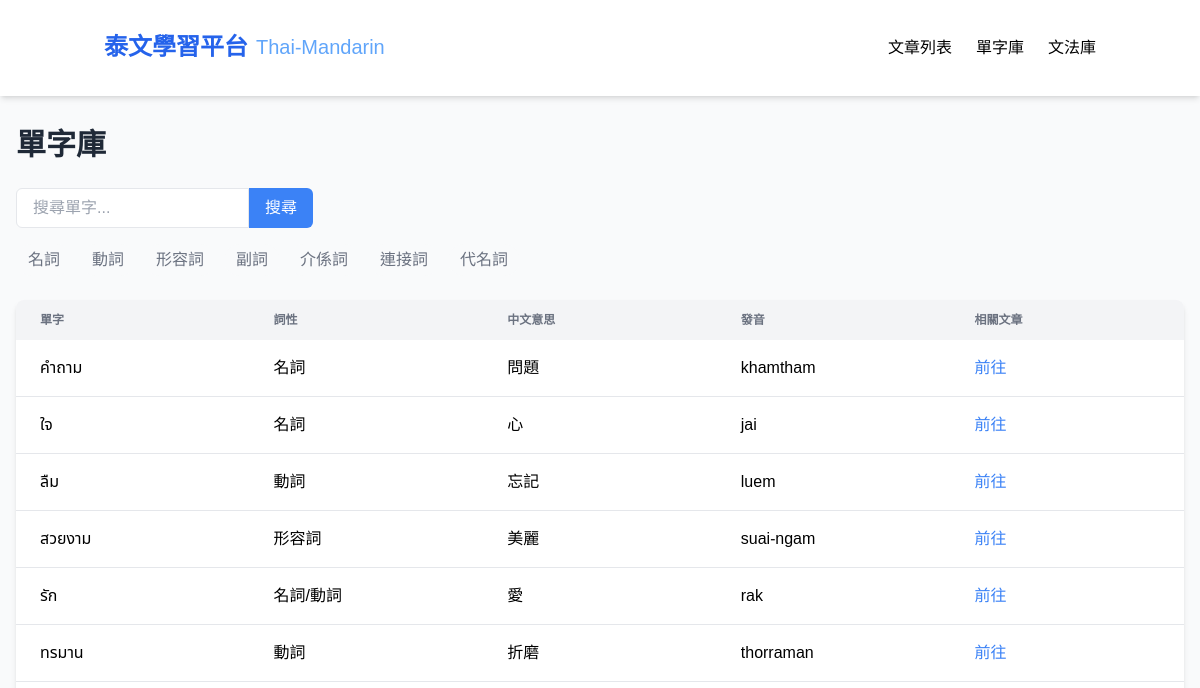
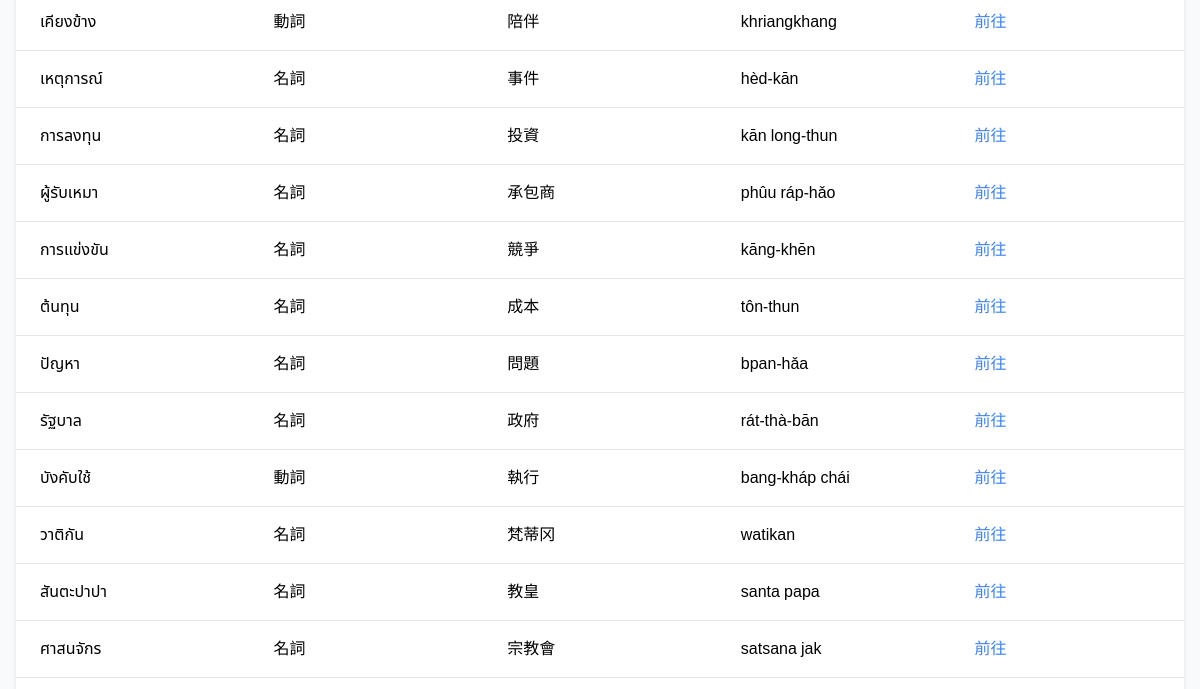
Page /vocabulary (upper part) on the earlier database version (2 pictures, top to bottom).
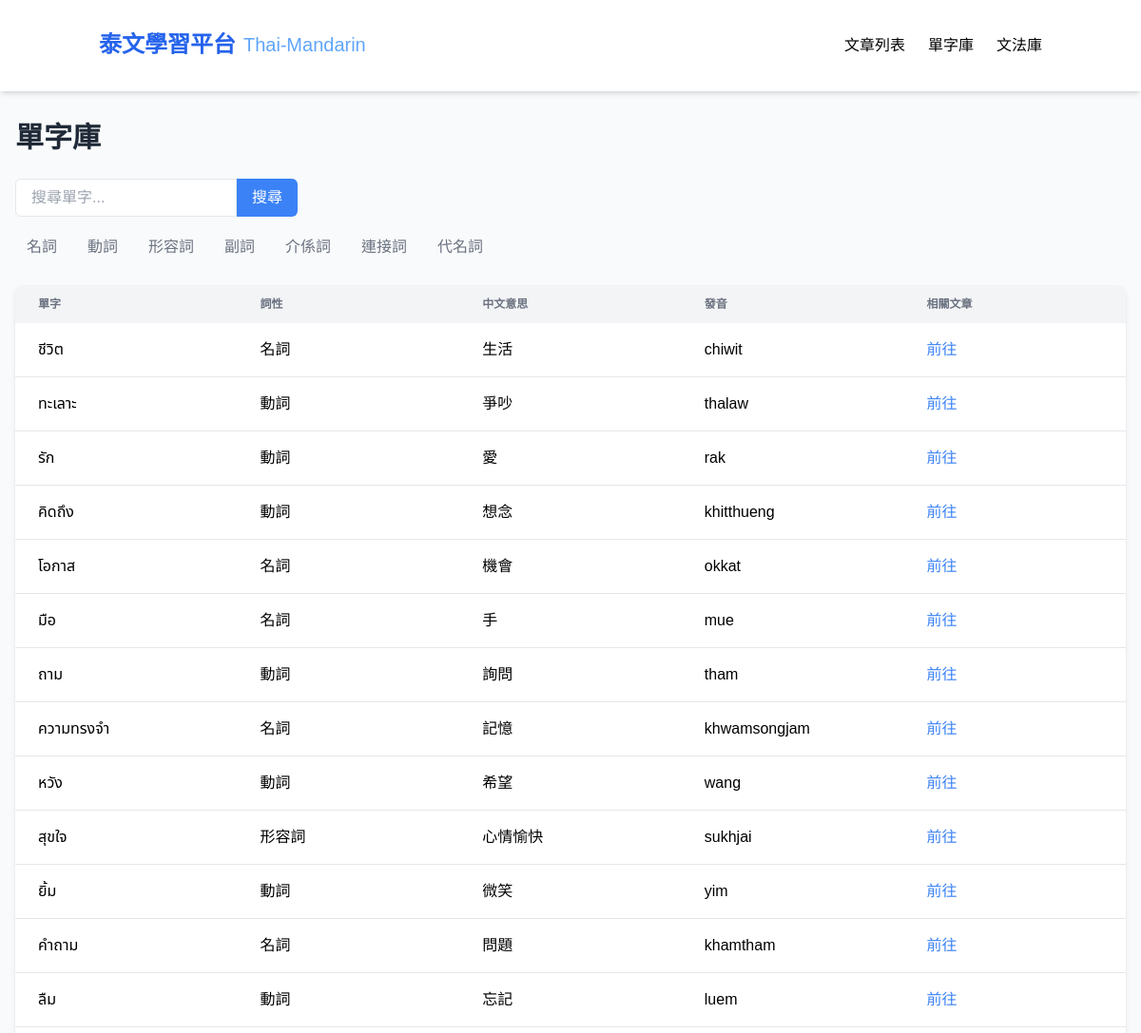
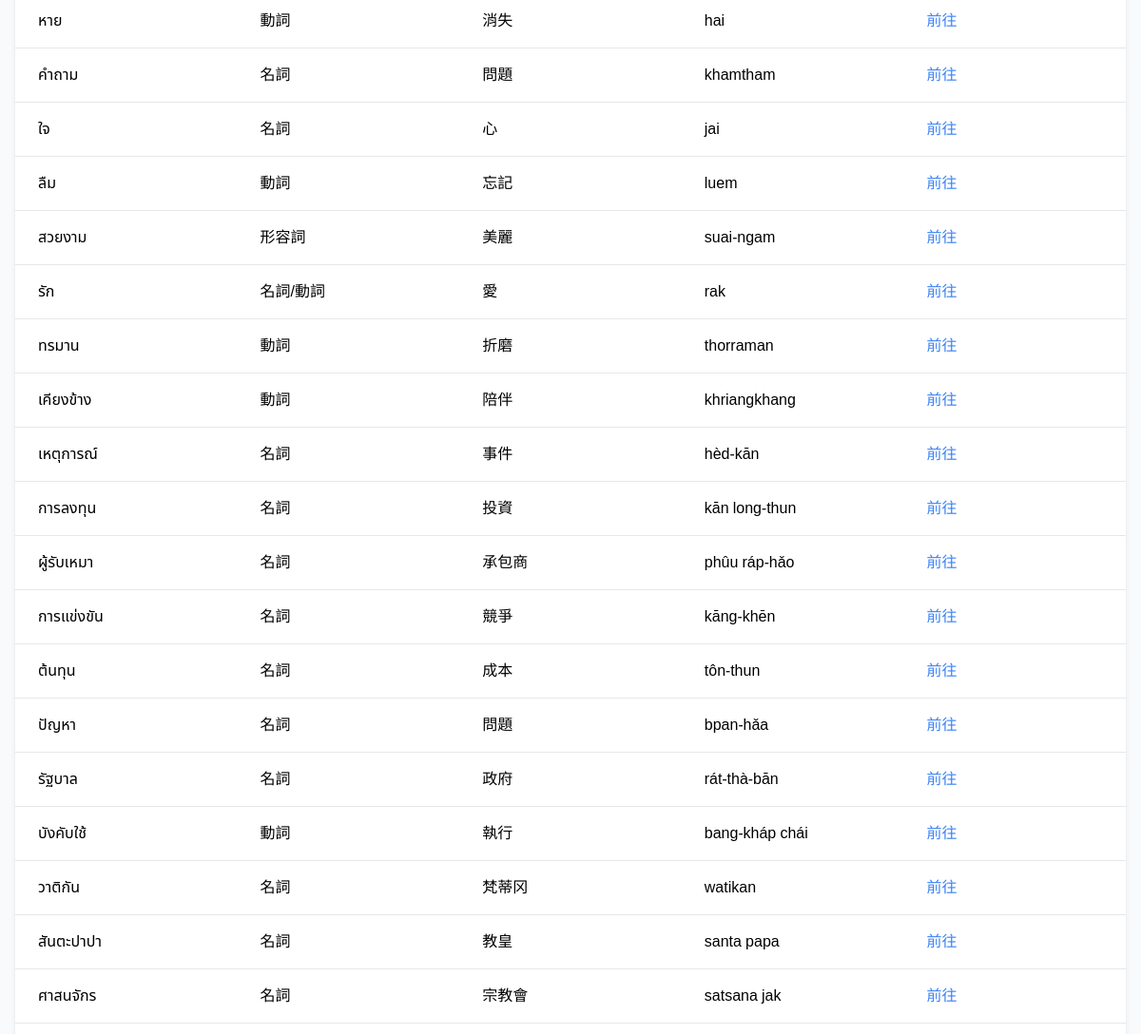
Same page on the later database version (2 pictures, top to bottom).
### tables this page shows
CREATE TABLE Word (
    id INTEGER PRIMARY KEY,
    thai TEXT,
    chinese TEXT,
    type TEXT,
    pronunciation TEXT,
    articleId INTEGER,
    createdAt TEXT,
    updatedAt TEXT
);

### app_sqlite.py (the view)
@app.route('/vocabulary')
def vocabulary():
    conn = get_db_connection()
    words = conn.execute('SELECT * FROM Word ORDER BY createdAt DESC').fetchall()
    conn.close()
    return render_template('vocabulary.html', words=words)

### app_sqlite.py (called while the page is built)
def get_db_connection():
    base_path = os.path.dirname(os.path.abspath(__file__))
    db_path = os.path.join(base_path, 'data.db')
    conn = sqlite3.connect(db_path)  # SQLite 檔名
    conn.row_factory = sqlite3.Row     # 讓取出的資料像字典一樣操作
    return conn

### templates/vocabulary.html (shortened to what this page needs)
<!DOCTYPE html>
<html lang="zh-TW">
<head>
  <script src="https://cdn.tailwindcss.com"></script>
</head>
<body class="bg-gray-50">
  <nav class="bg-white shadow-md sticky top-0 z-50">
    <div class="container mx-auto px-4 py-4">
      <div class="flex justify-between items-center py-4">
        <div class="flex items-center space-x-2">
          <span class="text-2xl font-bold text-blue-600">泰文學習平台</span>
          <span class="thai-text text-xl text-blue-400">Thai-Mandarin</span>
        </div>
        <div class="hidden md:flex space-x-6">
          <a href="/" class="hover:text-blue-600">文章列表</a>
          <a href="/vocabulary" class="hover:text-blue-600">單字庫</a>
          <a href="/grammar" class="hover:text-blue-600">文法庫</a>
        </div>
      </div>
    </div>
  </nav>
  <div class="px-4 py-8">
  <h1 class="text-3xl font-bold mb-6 text-gray-800">單字庫</h1>
  <div class="mb-6">
    <div class="flex mb-4">
      <input id="vocabulary-search" type="text" placeholder="搜尋單字..." class="border rounded-l-md px-4" />
      <button class="bg-blue-500 hover:bg-blue-600 text-white px-4 py-2 rounded-r-md">搜尋</button>
    </div>
    <div class="flex flex-wrap gap-2 mb-4">
      <button class="px-3 py-1 bg-gray-50 text-gray-500 rounded-full hover:bg-gray-200" data-type="名詞">名詞</button>
      <button class="px-3 py-1 bg-gray-50 text-gray-500 rounded-full hover:bg-gray-200" data-type="動詞">動詞</button>
      <button class="px-3 py-1 bg-gray-50 text-gray-500 rounded-full hover:bg-gray-200" data-type="形容詞">形容詞</button>
      <button class="px-3 py-1 bg-gray-50 text-gray-500 rounded-full hover:bg-gray-200" data-type="副詞">副詞</button>
      <button class="px-3 py-1 bg-gray-50 text-gray-500 rounded-full hover:bg-gray-200" data-type="介係詞">介係詞</button>
      <button class="px-3 py-1 bg-gray-50 text-gray-500 rounded-full hover:bg-gray-200" data-type="連接詞">連接詞</button>
      <button class="px-3 py-1 bg-gray-50 text-gray-500 rounded-full hover:bg-gray-200" data-type="代名詞">代名詞</button>
    </div>
  </div>
  <div class="hidden md:block bg-white rounded-lg shadow-md overflow-x-auto">
    <table class="min-w-full w-full table-fixed">
      <thead class="bg-gray-100">
        <tr>
          <th class="px-6 py-3 text-left text-xs text-gray-500 uppercase w-1/5">單字</th>
          <th class="px-6 py-3 text-left text-xs text-gray-500 uppercase w-1/5">詞性</th>
          <th class="px-6 py-3 text-left text-xs text-gray-500 uppercase w-1/5">中文意思</th>
          <th class="px-6 py-3 text-left text-xs text-gray-500 uppercase w-1/5">發音</th>
          <th class="px-6 py-3 text-left text-xs text-gray-500 uppercase w-1/5">相關文章</th>
        </tr>
      </thead>
      <tbody class="divide-y divide-gray-200">
        {% for word in words %}
        <tr class="hover:bg-gray-50 vocabulary-row" data-type="{{ word.type }}">
          <td class="px-6 py-4 whitespace-nowrap thai-text">{{ word.thai }}</td>
          <td class="px-6 py-4 whitespace-nowrap">{{ word.type }}</td>
          <td class="px-6 py-4 whitespace-nowrap">{{ word.chinese }}</td>
          <td class="px-6 py-4 whitespace-nowrap">{{ word.pronunciation }}</td>
          <td class="px-6 py-4 whitespace-nowrap">
            {% if word.articleId %}
              <a href="/article/{{ word.articleId }}" class="text-blue-500 hover:underline">前往</a>
            {% else %}
              -
            {% endif %}
          </td>
        </tr>
        {% endfor %}
      </tbody>
    </table>
  </div>
</body>
</html>

### templates/vocabulary.html (style rules this page uses)
body { font-family: 'Noto Sans TC', 'Noto Sans Thai', sans-serif; background-color: #f8f9fa; }
.thai-text { font-family: 'Noto Sans Thai', sans-serif; }

Differences in the rows shown:
added Word: thai "ชีวิต", type "名詞", chinese "生活", pronunciation "chiwit"
added Word: thai "ทะเลาะ", type "動詞", chinese "爭吵", pronunciation "thalaw"
added Word: thai "รัก", type "動詞", chinese "愛", pronunciation "rak"
added Word: thai "คิดถึง", type "動詞", chinese "想念", pronunciation "khitthueng"
added Word: thai "โอกาส", type "名詞", chinese "機會", pronunciation "okkat"
added Word: thai "มือ", type "名詞", chinese "手", pronunciation "mue"
added Word: thai "ถาม", type "動詞", chinese "詢問", pronunciation "tham"
added Word: thai "ความทรงจำ", type "名詞", chinese "記憶", pronunciation "khwamsongjam"
added Word: thai "หวัง", type "動詞", chinese "希望", pronunciation "wang"
added Word: thai "สุขใจ", type "形容詞", chinese "心情愉快", pronunciation "sukhjai"
added Word: thai "ยิ้ม", type "動詞", chinese "微笑", pronunciation "yim"
added Word: thai "คำถาม", type "名詞", chinese "問題", pronunciation "khamtham"
added Word: thai "ลืม", type "動詞", chinese "忘記", pronunciation "luem"
added Word: thai "หาย", type "動詞", chinese "消失", pronunciation "hai"
